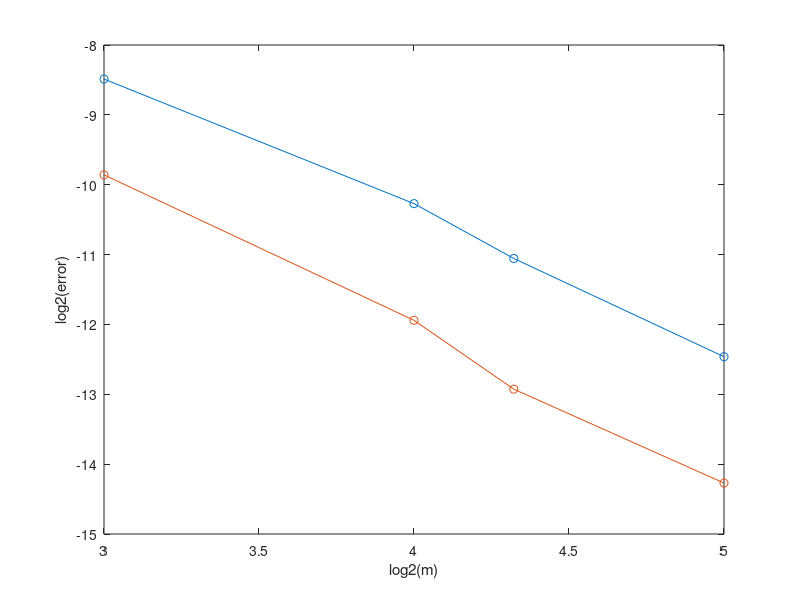

Source code (MATLAB):
% Infer a global isotropic diffusivity using m grid point
% K_const30d: s =    3.000E+01 days ; dt =    1.200E+01 hours
% niter = 10

m = [8, 16, 20, 32];

kappa_exact = 0.00260416666667;
%_mn: without interpolation; %_m: with interpolation
kappa_mn = [0.005390367249492142, 0.003413746843747649, 0.003073960340380079, 0.00278136345991069];
kappa_m = [0.0036811954758914985, 0.0028584867806513573, 0.002732610583200991, 0.0026547685699128097];
error_mn = abs(kappa_mn-kappa_exact);
error_m = abs(kappa_m-kappa_exact);

plot(log2(m), log2(error_mn), '-o')
hold on
plot(log2(m), log2(error_m), '-o')
ylabel('log2(error)')
xlabel('log2(m)')

K_order_mn = (log(error_mn(4))-log(error_mn(2)))/(log(m(4))-log(m(2)))
K_order_m = (log(error_m(4))-log(error_m(2)))/(log(m(4))-log(m(2)))